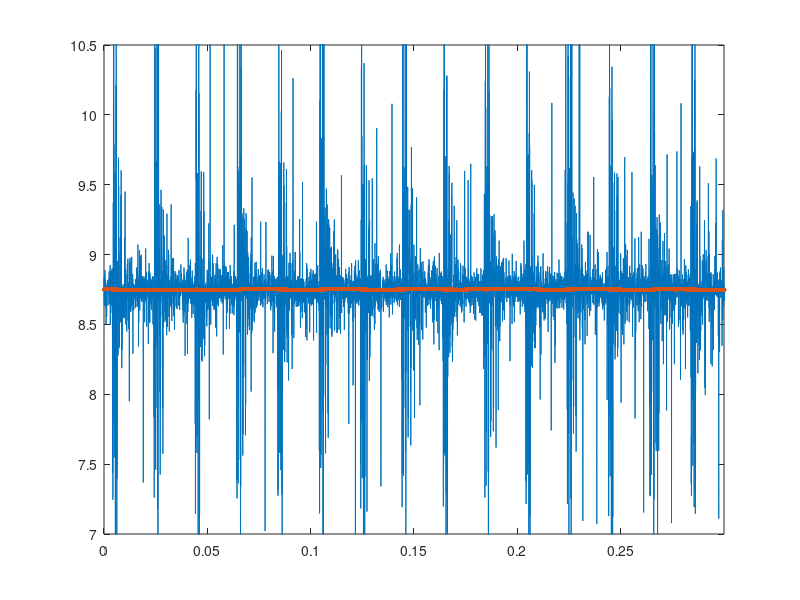

Write MATLAB code to recreate this figure.

csv_data = csvread('softwarefiltercurrent.csv',1,0);


time = csv_data(:,1);
filtered_signal = csv_data(:,2);
raw_signal = csv_data(:,3);

figure(1)
plot(time, raw_signal)
hold on
plot(time, filtered_signal,'.', 'MarkerSize', 10)
ylim([7 10.5])
xlim([0 0.3])
hold off
